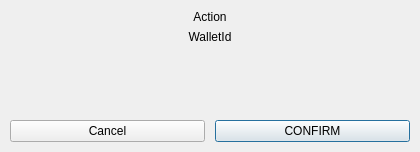
<?xml version="1.0" encoding="UTF-8"?>
<ui version="4.0">
 <class>EnterWalletPassword</class>
 <widget class="QDialog" name="EnterWalletPassword">
  <property name="geometry">
   <rect>
    <x>0</x>
    <y>0</y>
    <width>420</width>
    <height>152</height>
   </rect>
  </property>
  <property name="sizePolicy">
   <sizepolicy hsizetype="Preferred" vsizetype="Expanding">
    <horstretch>0</horstretch>
    <verstretch>0</verstretch>
   </sizepolicy>
  </property>
  <property name="minimumSize">
   <size>
    <width>420</width>
    <height>0</height>
   </size>
  </property>
  <property name="windowTitle">
   <string>Sign Transaction</string>
  </property>
  <layout class="QVBoxLayout" name="verticalLayout_2">
   <property name="leftMargin">
    <number>0</number>
   </property>
   <property name="topMargin">
    <number>10</number>
   </property>
   <property name="rightMargin">
    <number>0</number>
   </property>
   <property name="bottomMargin">
    <number>0</number>
   </property>
   <item>
    <widget class="QLabel" name="labelAction">
     <property name="text">
      <string>Action</string>
     </property>
     <property name="alignment">
      <set>Qt::AlignCenter</set>
     </property>
    </widget>
   </item>
   <item>
    <widget class="QLabel" name="labelWalletId">
     <property name="text">
      <string>WalletId</string>
     </property>
     <property name="alignment">
      <set>Qt::AlignCenter</set>
     </property>
    </widget>
   </item>
   <item>
    <widget class="QWidget" name="widget" native="true">
     <layout class="QVBoxLayout" name="verticalLayout">
      <item>
       <widget class="WalletKeysSubmitWidget" name="widgetSubmitKeys" native="true">
        <property name="sizePolicy">
         <sizepolicy hsizetype="Preferred" vsizetype="Preferred">
          <horstretch>0</horstretch>
          <verstretch>0</verstretch>
         </sizepolicy>
        </property>
        <property name="minimumSize">
         <size>
          <width>0</width>
          <height>20</height>
         </size>
        </property>
       </widget>
      </item>
     </layout>
    </widget>
   </item>
   <item>
    <spacer name="verticalSpacer">
     <property name="orientation">
      <enum>Qt::Vertical</enum>
     </property>
     <property name="sizeHint" stdset="0">
      <size>
       <width>0</width>
       <height>0</height>
      </size>
     </property>
    </spacer>
   </item>
   <item>
    <widget class="QWidget" name="widget_2" native="true">
     <property name="buttonBar" stdset="0">
      <bool>true</bool>
     </property>
     <layout class="QHBoxLayout" name="horizontalLayout">
      <property name="spacing">
       <number>10</number>
      </property>
      <property name="leftMargin">
       <number>10</number>
      </property>
      <property name="topMargin">
       <number>10</number>
      </property>
      <property name="rightMargin">
       <number>10</number>
      </property>
      <property name="bottomMargin">
       <number>10</number>
      </property>
      <item>
       <widget class="QPushButton" name="pushButtonCancel">
        <property name="text">
         <string>Cancel</string>
        </property>
        <property name="autoDefault">
         <bool>false</bool>
        </property>
       </widget>
      </item>
      <item>
       <widget class="QPushButton" name="pushButtonOk">
        <property name="text">
         <string>CONFIRM</string>
        </property>
        <property name="default">
         <bool>true</bool>
        </property>
       </widget>
      </item>
     </layout>
    </widget>
   </item>
  </layout>
 </widget>
 <customwidgets>
  <customwidget>
   <class>WalletKeysSubmitWidget</class>
   <extends>QWidget</extends>
   <header>WalletKeysSubmitWidget.h</header>
   <container>1</container>
  </customwidget>
 </customwidgets>
 <tabstops>
  <tabstop>pushButtonOk</tabstop>
  <tabstop>pushButtonCancel</tabstop>
 </tabstops>
 <resources/>
 <connections/>
</ui>
